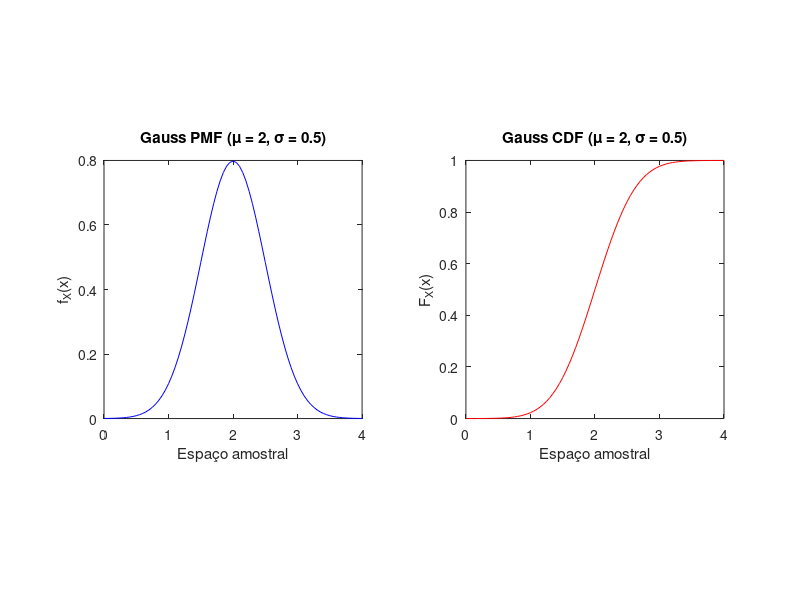

This figure's MATLAB source:
clear all clc clf

% Função adicional para processamento da função gausscdf()
function y=phi(x)
  sq2=sqrt(2);
  y= 0.5 + 0.5*erf(x/sq2);
endfunction

function f=gausspdf(mu,sigma,x)
  f=exp(-(x-mu).^2/(2*sigma^2))/...
  sqrt(2*pi*sigma^2);
endfunction

function f=gausscdf(mu,sigma,x)
  f=phi((x-mu)/sigma);
endfunction



% Função para calcular o valor esperado de uma variável aleatória contínua gaussiana
function E = expectedValue(a, b, mu, sigma)
  f = @(x) exp(-(x-mu).^2/(2*sigma^2))/sqrt(2*pi*sigma^2);
  E = quadcc(@(x) x .* f(x), a, b);
endfunction


% Espaço amostral e parâmetros
sx = 0:0.05:4;
mu = 2;
sigma = 0.5;

% Cálculo da PMF e CDF
px = gausspdf(mu, sigma, sx);
fx = gausscdf(mu, sigma, sx);

% Valor esperado
E = expectedValue(-inf, inf, mu, sigma)

% Plot da PMF
figure(1);
subplot(1,2,1);
plot(sx, px, 'b-');
title('Gauss PMF (\mu = 2, \sigma = 0.5)');
xlabel("Espaço amostral");
ylabel('f_X(x)');
axis square

% Plot da CDF
figure(1);
subplot(1,2,2);
plot(sx, fx, 'r-');
title('Gauss CDF (\mu = 2, \sigma = 0.5)');
xlabel("Espaço amostral");
ylabel("F_X(x)");
axis square
